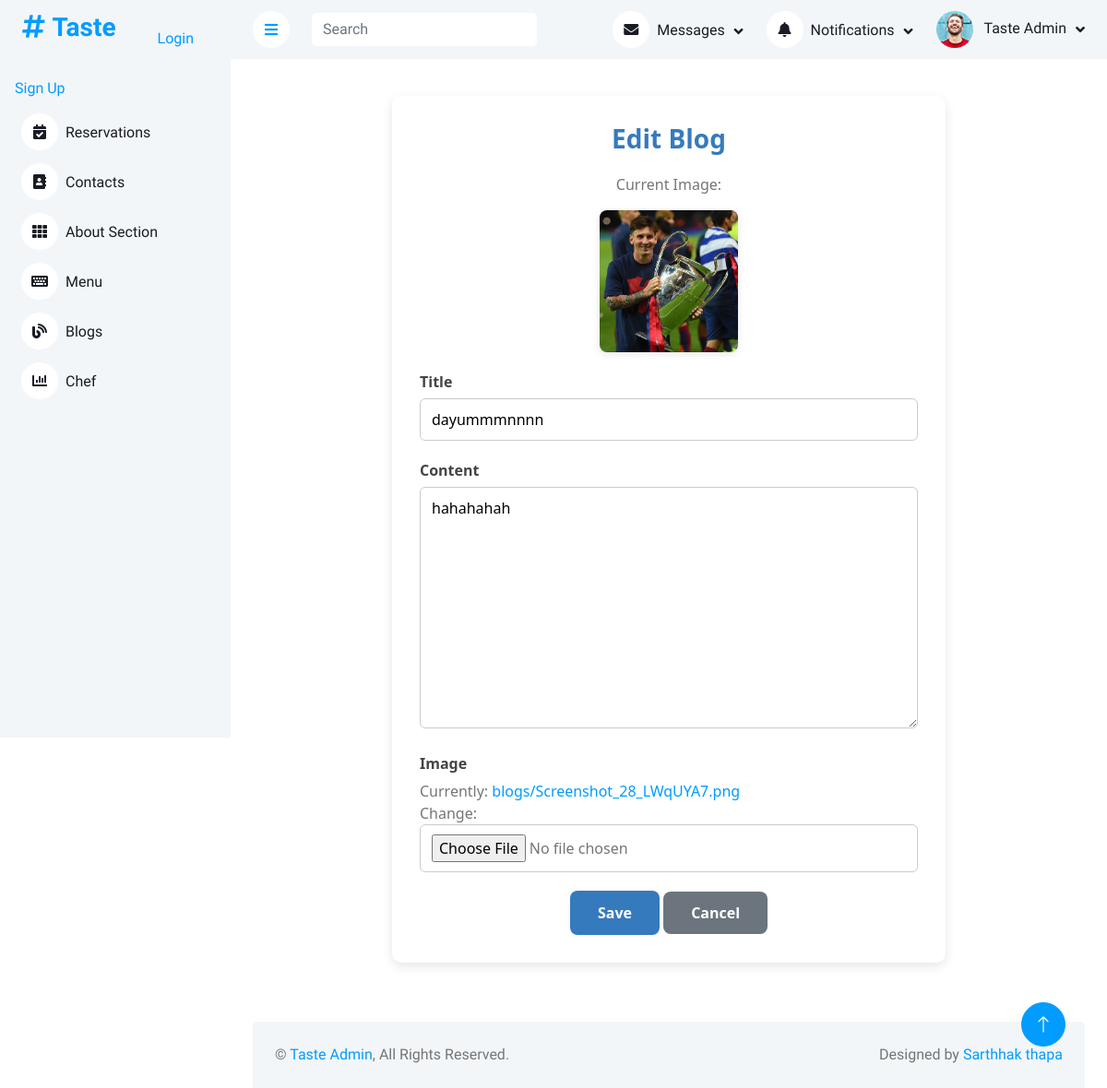
Page /dashboard/blogs/3/edit/ on the committed database.
### frontend/models.py (models this page shows, shortened)
class Blog(models.Model):
    title = models.CharField(max_length=100)
    image = models.ImageField(upload_to='blogs/', default='blogs/default.jpg')
    content = models.TextField()
    published_date = models.DateField(auto_now_add=True)

### backend/views.py (the view)
# urls.py: path('blogs/<int:pk>/edit/', views.blog_edit, name='blog_edit'),
def blog_edit(request, pk):
    blog = get_object_or_404(Blog, pk=pk)
    if request.method == "POST":
        form = BlogForm(request.POST, request.FILES, instance=blog)
        if form.is_valid():
            form.save()
            return redirect('backend:blog_list')
    else:
        form = BlogForm(instance=blog)
    return render(request, 'backend/blog_form.html', {'form': form, 'title': 'Edit Blog'})

### backend/forms.py
class BlogForm(forms.ModelForm):
    class Meta:
        model = Blog
        fields = '__all__'

### template/backend/blog_form.html (shortened to what this page needs)
{% extends 'backend/base.html' %}
{% load static %}
{% block content %}
<div class="form-container">
    <h2>{% if form.instance.pk %}Edit Blog{% else %}Add Blog{% endif %}</h2>
    <form method="post" enctype="multipart/form-data">
        {% if form.instance and form.instance.image %}
            <div class="current-image">
                <p>Current Image:</p>
                <img src="{{ form.instance.image.url }}" alt="{{ form.instance.title }}">
            </div>
        {% endif %}
        <label for="{{ form.title.id_for_label }}">Title</label>
        {{ form.title }}
        <label for="{{ form.content.id_for_label }}">Content</label>
        {{ form.content }}
        <label for="{{ form.image.id_for_label }}">Image</label>
        {{ form.image }}
        <div class="form-actions">
            <button type="submit" class="btn-submit">Save</button>
            <a href="{% url 'backend:blog_list' %}" class="btn-submit" style="background:#6c757d; text-decoration:none;">Cancel</a>
        </div>
    </form>
</div>
{% endblock %}

### static/backend/css/style.css (style rules this page uses)
:root { --primary: #009CFF; --light: #F3F6F9; --dark: #191C24; }

### template/backend/blog_form.html (style rules this page uses)
.form-container { max-width: 600px; margin: 40px auto; background: #fff; padding: 30px; border-radius: 10px; box-shadow: 0 4px 12px rgba(0,0,0,0.1); font-family: 'Segoe UI', Tahoma, Geneva, Verdana, sans-serif; }
h2 { margin-bottom: 20px; color: #357ABD; font-weight: 600; font-size: 28px; text-align: center; }
form label { display: block; margin-bottom: 6px; font-weight: 600; color: #444; }
form input[type="text"], form textarea, form input[type="file"] { width: 100%; padding: 10px 12px; margin-bottom: 20px; border: 1px solid #ccc; border-radius: 6px; font-size: 16px; font-family: inherit; resize: vertical; }
form textarea { min-height: 120px; }
.form-actions { text-align: center; }
.btn-submit { background-color: #357ABD; color: white; padding: 12px 30px; font-size: 16px; border: none; border-radius: 8px; cursor: pointer; font-weight: 600; transition: background-color 0.3s ease; }
.current-image { margin-bottom: 20px; text-align: center; }
.current-image img { max-width: 150px; border-radius: 8px; box-shadow: 0 2px 8px rgba(0,0,0,0.1); }

### rows in the picture
Blog: instance.image (picture), title "dayummmnnnn", content "hahahahah"
